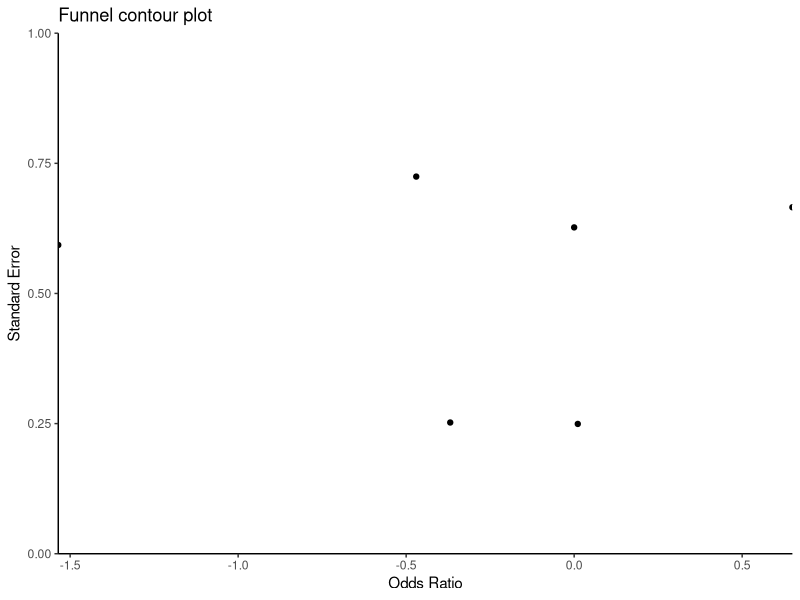

Reproduce this figure in R.
#### Langan Plots ####
library(metafor)
library(ggplot2)

### Test Data antibiotics vs. control for the common cold to alleviate symptoms by 7 days ###
raw_data <- data.frame(StudyID=c(1,2,3,4,5,6), Study=c("Herne_1980","Hoaglund_1950","Kaiser_1996","Lexomboon_1971","McKerrow_1961","Taylor_1977"),
                   R.1=c(7,39,97,8,5,12), N.1=c(7+39,39+115,97+49,8+166,5+10,12+117), T.1=rep("Treatment",6),
                   R.2=c(10,51,94,4,8,3), N.2=c(10+12,51+104,94+48,4+83,8+10,3+56), T.2=rep("Control",6))
# Obtain study effects and standard errors #
MAdata <- escalc(measure='OR', ai=R.1, bi=N.1-R.1, ci=R.2, di=N.2-R.2, data=raw_data)   # gives ES and seES on logOR scale
MAdata$sei <- sqrt((1/raw_data$R.1) + (1/(raw_data$N.1-raw_data$R.1)) + (1/raw_data$R.2) + (1/(raw_data$N.2-raw_data$R.2)))



## Piece together first plot (studies, summary diamond, contours) ###

Langan <- ggplot(MAdata, aes(x=yi, y=sei)) +
  #plot individual studies in current MA
  geom_point() +
  # formatting of plot
  labs(x = "Odds Ratio", y = "Standard Error", title = "Funnel contour plot") +
  theme_classic() +
  scale_x_continuous(expand=c(0,0)) +   # check R/Stata codes to see if they have a standard method of how wide to plot; also need to log-transform ticks
  scale_y_continuous(limits=c(0,1), expand=c(0,0))

Langan
